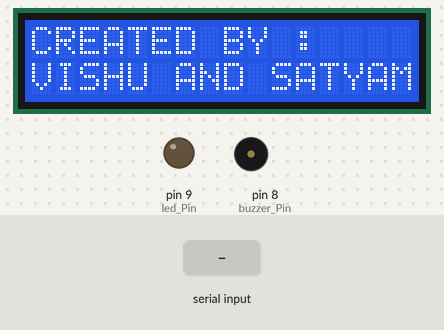
Recording of a sketch running on a simulated Arduino Uno, built with avr-gcc and run on an emulated ATmega328P. Shown: 16×2 character LCD, output pins drawn as LEDs (lit = HIGH), buzzer (waves = sounding, pin HIGH). The inputs (shaded band) are chosen by the test bench.

Above: at 4.2 s.
4.3 s: "a" received over Serial
At 5.2 s:
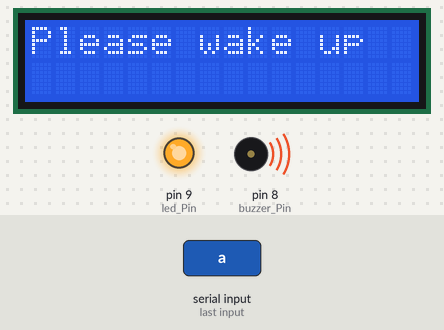
At 6.8 s:
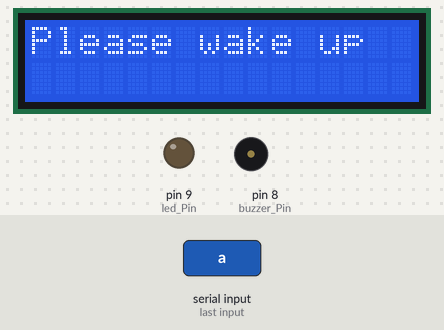
7.3 s: "b" received over Serial
At 7.7 s:
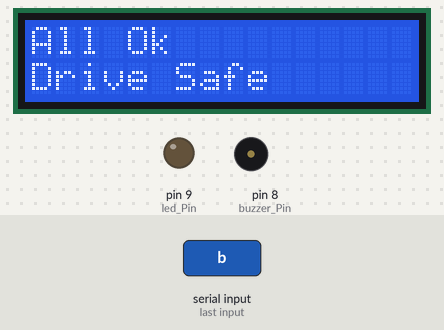
Timing chart, 0 to 10.3 s (numbered marks = the images above; inputs shaded):
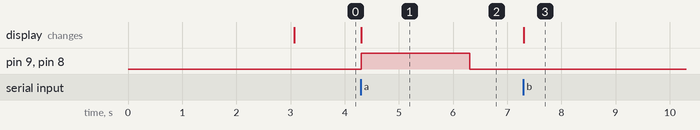

Measured:
- after the input at 4.3 s, pin 9 (led_Pin), pin 8 (buzzer_Pin): LOW → HIGH at once, → LOW 2.0 s later; the display: changes at once (image 1)
- after the input at 7.3 s, the display: changes at once (image 3)

The sketch:

Driver_Sleep_Detection_System_Arduino.ino
```cpp
#include <LiquidCrystal.h>

LiquidCrystal lcd(2, 3, 4, 5, 6,7);
const int buzzer_Pin = 8;
const int led_Pin = 9;
char sleep_status = 0;


void setup() {
  Serial.begin(9600);
  pinMode(buzzer_Pin, OUTPUT);
  pinMode(led_Pin, OUTPUT);
  lcd.begin(16, 2);
  lcd.print("Driver DROWSINESS");
  lcd.setCursor(0,2);
  lcd.print("Detection SYSTEM");
  delay(3000);
  lcd.clear();
  lcd.print("CREATED BY : ");
  lcd.setCursor(0,2);
  lcd.print("VISHU AND SATYAM");
  digitalWrite(buzzer_Pin, LOW);
  digitalWrite(led_Pin, LOW);
}
void loop()
{
    while (Serial.available() > 0)
  {
    sleep_status = Serial.read();
    if(sleep_status == 'a')
    {
        lcd.clear();
        lcd.print("Please wake up");
        digitalWrite(buzzer_Pin, HIGH);
        digitalWrite(led_Pin, HIGH);
        delay(2000);
        digitalWrite(buzzer_Pin, LOW);
        digitalWrite(led_Pin, LOW);

        delay(1000);
    }
    else if(sleep_status == 'b')
    {
        lcd.clear();
        lcd.print("All Ok");
        lcd.setCursor(0,2);
        lcd.print("Drive Safe");
        digitalWrite(buzzer_Pin, LOW);
        digitalWrite(led_Pin, LOW);
        delay(2000);
    }
    else
    {
      /* Do Nothing */
    }
  }
}
```
